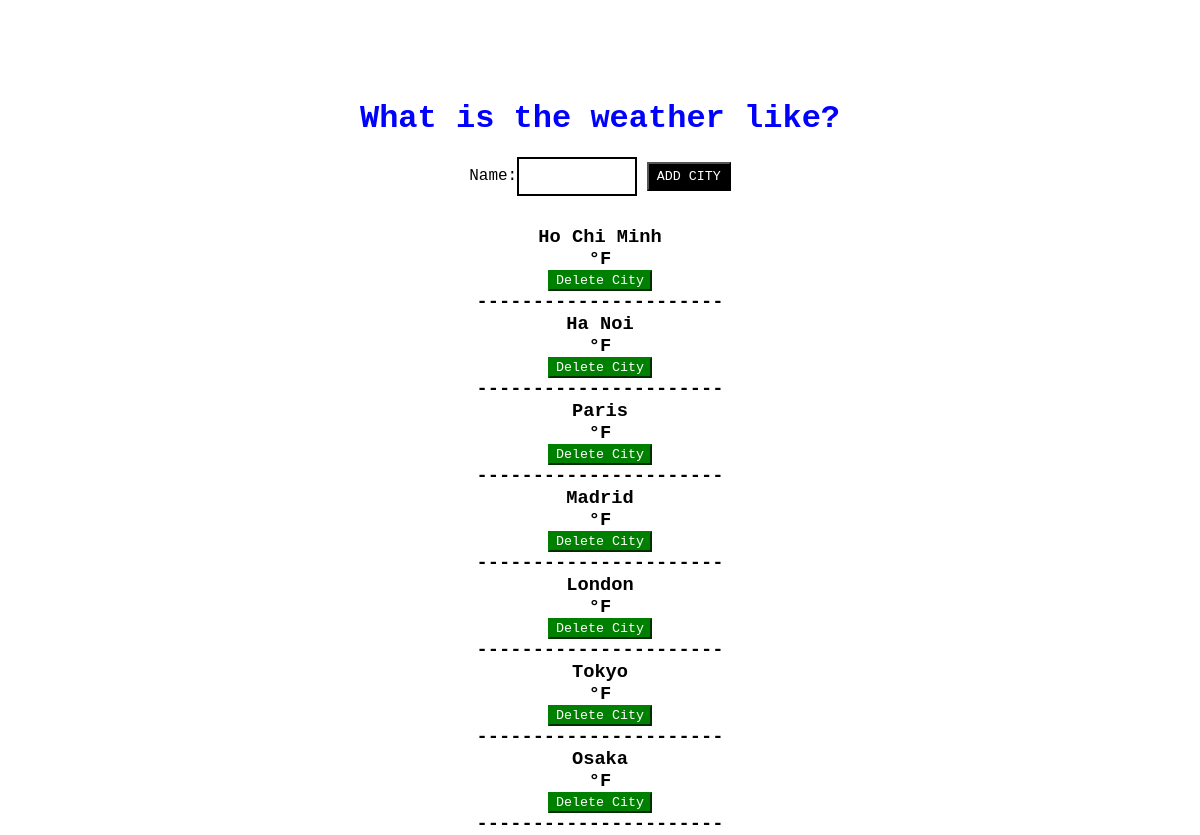
Before: / with the older database file.
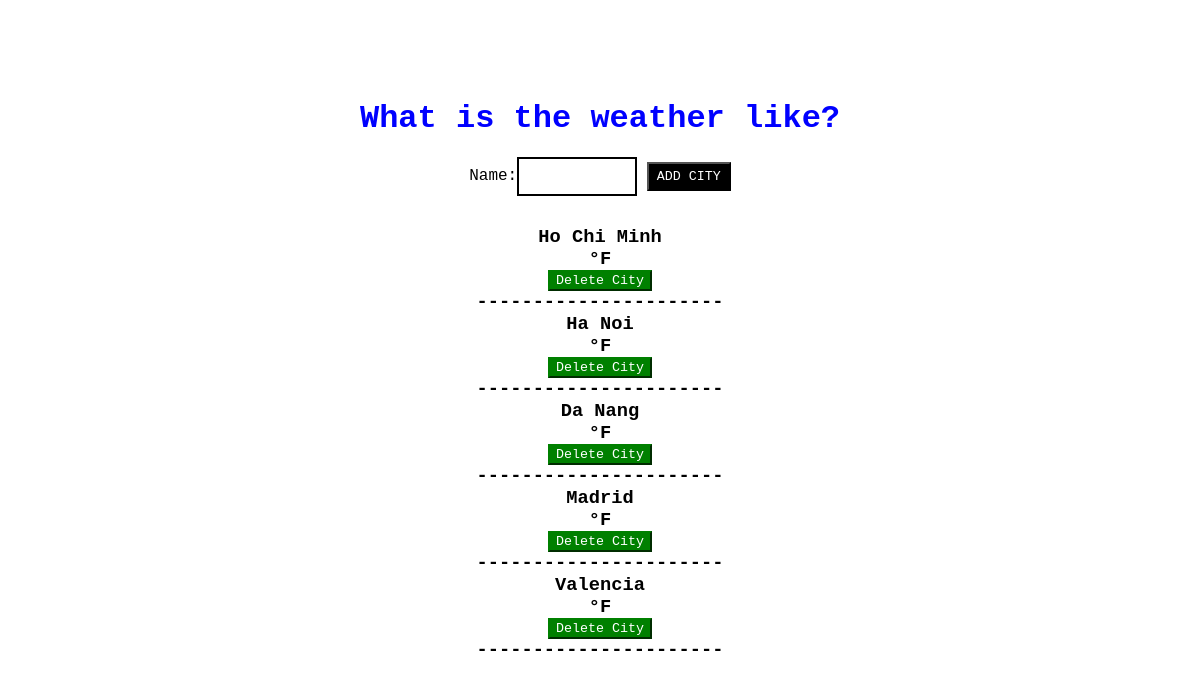
After: the same page with the newer database file.
### weather/models.py (models this page shows)
class City(models.Model):
	name = models.CharField(max_length=25)
	def __str__(self):
		return self.name
	class Meta:
		verbose_name_plural = "cities"

### weather/views.py (the view)
# urls.py: path('', views.index, name='home'),
def index(request):
	url = 'http://api.openweathermap.org/data/2.5/weather?q={}&appid=7690c149e777e72e2147207a0435f25b'
	message = ""
	error_msg = ""
	if request.method == "POST":
		form = CityForm(request.POST)
		if form.is_valid():
			new_city = form.cleaned_data['name']
			duplicate_city = City.objects.filter(name=new_city).count()
			if duplicate_city == 0:
				r = requests.get(url.format(new_city)).json()
				if r['cod'] == 200:
					form.save()
				else:
					error_msg = "City is not existed!"
			else:
				error_msg = "City is already existed!"
		if error_msg:
			message = error_msg
		else:
			message	= "City added succesfully."
	else:
		form = CityForm()
	cities_list = []
	cities = City.objects.all()
	for city in cities:
		r = requests.get(url.format(city)).json()
		city_weather = {
			'City': city.name,
			'Weather': r['weather'][0]['description'],
			'Temperature': r['main']['temp'],
			'Wind': r['wind']['speed'],
			'Icon': r['weather'][0]['icon'],
		}
		cities_list.append(city_weather)
	context = {'cities_list': cities_list, 'form': form, 'message': message}
	return render(request, 'weather.html', context)

### weather/forms.py
class CityForm(ModelForm):
	class Meta:
		model = City
		fields = ['name']

### templates/weather.html (shortened to what this page needs)
<!doctype html>
<html lang="en">
<head>
</head>
<body>
	<div id="main">
	    <h1>What is the weather like?</h1>
	    <div>
			<form method="post">
    				{{ form }}
   			 	<input type="submit" value="Add City">
			</form>
		</div>
	    {% for city_weather in cities_list %}
	        <h3>{{ city_weather.City }}</h3>
	        <h3>{{ city_weather.Temperature }}°F</h3>
            <div>
                <a href="{% url 'delete_city' city_weather.City %}">
                    <button method="delete" style="background-color:green;
                                                    border-color:green;
                                                    color:white">Delete City
                    </button>
                </a>
            </div>
	        <h3>----------------------</h3>
	    {% endfor %}
	</div>
</body>
</html>

### templates/weather.html (style rules this page uses)
* { margin: 0; box-sizing: border-box; font-family: "Bitstream Vera Sans Mono", Monaco, "Courier New", Courier, monospace; }
#main { text-align: center; padding-top: 100px; }
h1 { margin-bottom: 20px; color: blue; }
input[type='text'] { width: 10%; margin-bottom: 10px; padding: 10px; border: 2px solid black; }
input[type='submit'] { width: 7%; padding: 5px; background: black; color: white; text-transform: uppercase; }
form { margin-bottom: 20px; }

Changed rows visible on the page:
removed City: City "Paris"
removed City: City "London"
removed City: City "Tokyo"
removed City: City "Osaka"
added City: City "Da Nang"
added City: City "Valencia"
Other visible differences:
new list line: "°F Delete City ----------------------"
list line gone: "°F Delete City ----------------------"
